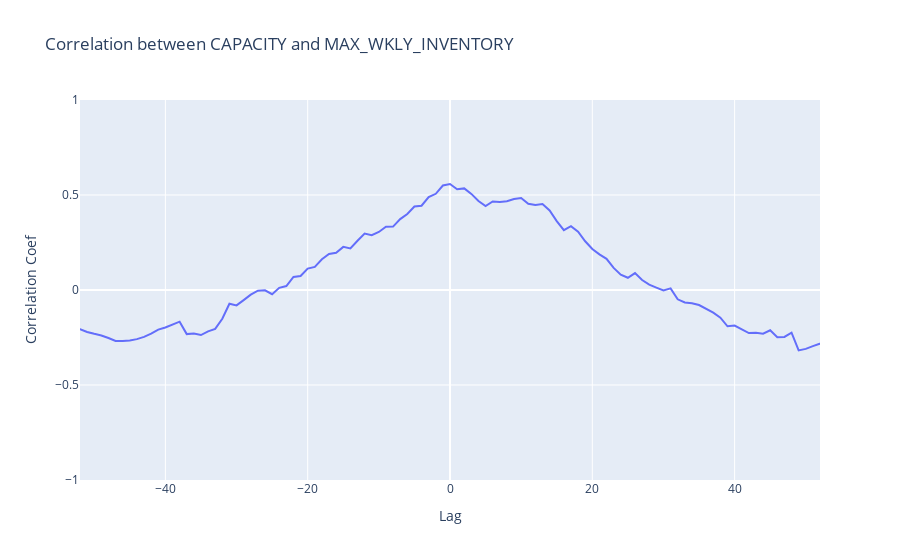

Source (notebook cell):
### Code cell
x = temp['CAPACITY']
y = temp['MAX_WKLY_INVENTORY']
lag = np.arange(-len(x) + 1, len(x))
coefs = correlate(x-x.mean(), y-y.mean(), mode='full') / (np.std(x) * np.std(y) * len(x))
px.line(x=lag, y=coefs, labels={'x':'Lag', 'y':'Correlation Coef'}, 
        title=('Correlation between ' + x.name + ' and ' + y.name),
        range_y=[-1, 1], range_x=[-52, 52])

### Figure 1 — Plotly figure (JSON) as saved in the notebook; plotly's stock layout.template omitted (floating-point values rounded to 4 significant figures; data arrays with more than 128 entries replaced by an {"elided": "..."} marker saying what was removed)
{"data": [{"hovertemplate": "Lag=%{x}<br>Correlation Coef=%{y}<extra></extra>", "legendgroup": "", "line": {"color": "#636efa", "dash": "solid"}, "marker": {"symbol": "circle"}, "mode": "lines", "name": "", "orientation": "v", "showlegend": false, "type": "scatter", "x": {"elided": "171 int values"}, "xaxis": "x", "y": {"elided": "171 float values"}, "yaxis": "y"}], "layout": {"legend": {"tracegroupgap": 0}, "title": {"text": "Correlation between CAPACITY and MAX_WKLY_INVENTORY"}, "xaxis": {"anchor": "y", "domain": [0, 1], "range": [-52, 52], "title": {"text": "Lag"}}, "yaxis": {"anchor": "x", "domain": [0, 1], "range": [-1, 1], "title": {"text": "Correlation Coef"}}}}
